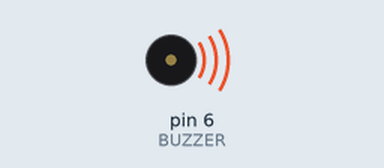
Simulated run of this sketch. Board: Arduino Uno, built with avr-gcc and run on an emulated ATmega328P. On the bench: buzzer (waves = sounding).

Above: at 0.15 s.
At 2.9 s:
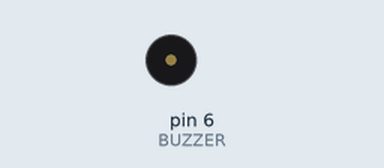
Timing chart, 0 to 3.5 s (numbered marks = the images above):
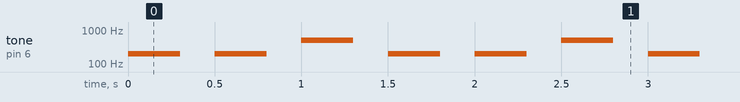

The sketch:

Buzzer.ino
```cpp
//Projeto: Como usar o buzzer (som) no arduíno
//  ---------------------------------------------------------------------------------------------------

  int BUZZER = 6; // Ligar o buzzer (Som) no pino 10
  // Executado na inicialização do Arduino
  void setup(){
  pinMode(BUZZER,OUTPUT); // define o pino do buzzer como saída.
  }
  // Loop pincipal do Arduino
  void loop(){
  tone(6,200,300); //aqui sai o som
  /*
   o número 10 indica que o pino positivo do buzzer está na porta 10
   o número 300 é a frequência que será tocado
   o número 300 é a duração do som
  */
  delay(500);
  tone(6,200,300); //aqui sai o som
  delay(500);
  tone(6,500,300); //aqui sai o som
  delay(500);
  }
```

Measured:
- by itself, tone on pin 6 (BUZZER): repeats every 1.5 s: silent 0.20 s, 200 Hz 0.30 s, silent 0.20 s, 500 Hz 0.30 s, silent 0.20 s, 200 Hz 0.30 s
